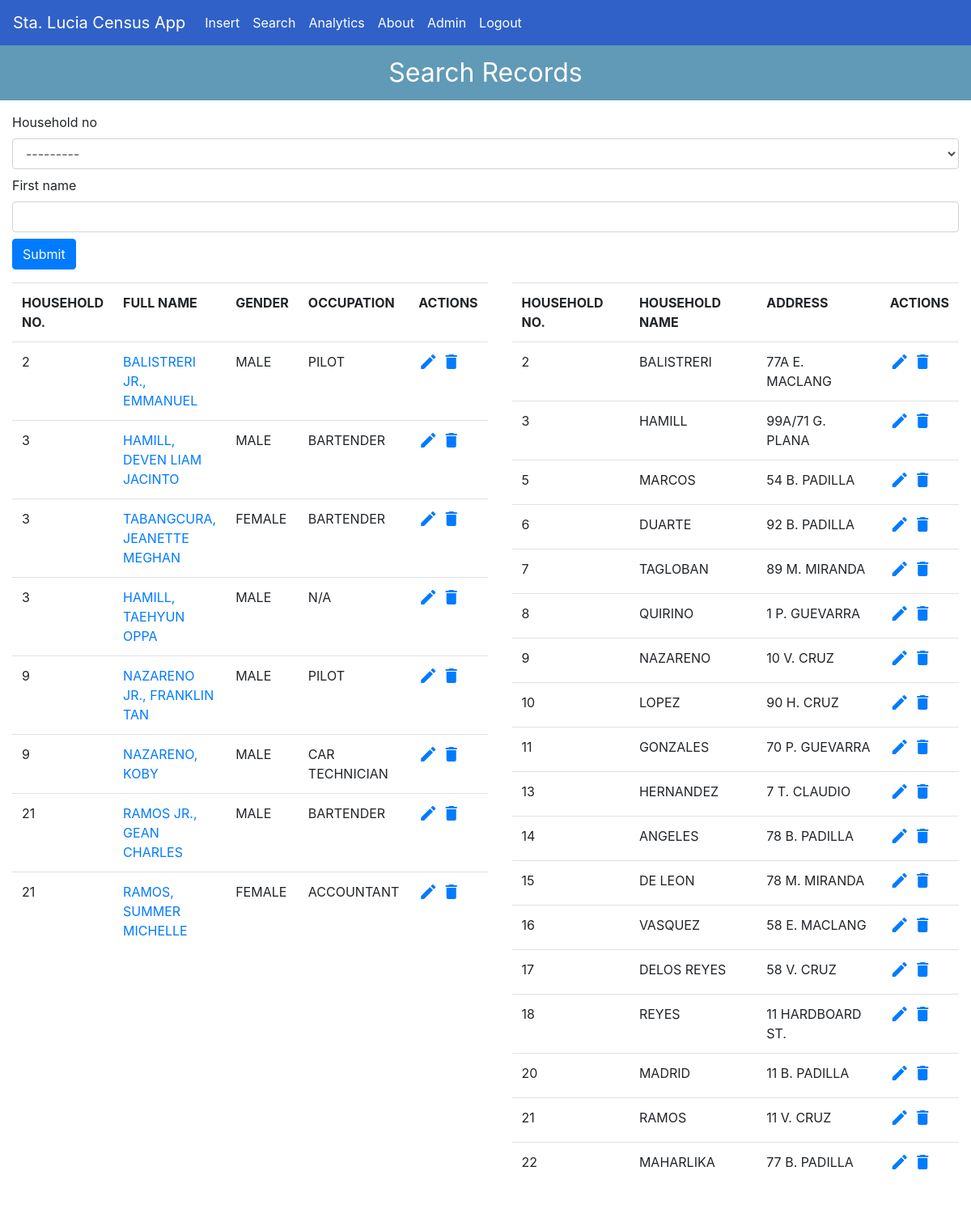
The app's page /search/ (signed in) with its own data.
### forms/models.py (models this page shows, shortened)
class Household(models.Model):
    household_no = models.SmallIntegerField(help_text='Enter household number here.', primary_key=True)
    name = models.CharField(max_length=50, unique=True, help_text='Enter a name for the household.')
    address = models.CharField(max_length=100, help_text='Enter house no. and street no.')  # house no. and street name only
    author = models.ForeignKey(User, on_delete=models.PROTECT, null=True)
    def __str__(self):
        return f'{self.household_no}. {self.name} household'

class Person(models.Model):
    household_no = models.ForeignKey(Household, on_delete=models.CASCADE, help_text='Choose household where person belong to.', null=True)
    full_name = models.CharField(max_length=240, unique=True)  # full name, formatted like so {{Surname} {Extension}, {First Name} {Middle Name}}
    last_name = models.CharField(max_length=128, help_text='Enter surname here.')  # surname
    first_name = models.CharField(max_length=128, help_text='Enter first name here.')  # first name
    middle_name = models.CharField(max_length=64, blank=True, help_text='Enter middle name here, if needed.')  # middle name
    name_extension = models.ForeignKey(NameExtension, on_delete=models.PROTECT, blank=True, help_text='Choose name extension, if needed.', default=5)  # name extensions (Sr., Jr., III, IV, etc.)
    birth_place = models.CharField(max_length=20, help_text='Enter city of birth only.')  # birth place, typically a city
    birth_date = models.DateField()  # birth date
    gender = models.ForeignKey(Gender, on_delete=models.PROTECT, help_text='Choose gender.', null=True)  # gender, male or female
    civil_status = models.ForeignKey(CivilStatus, on_delete=models.PROTECT, help_text='Choose civil status.', null=True)  # married, single, divorced, widowed
    citizenship = models.ForeignKey(Citizenship, on_delete=models.PROTECT, help_text='Choose citizenship.', null=True)  # Filipino or Foreigner
    occupation = models.CharField(max_length=100, help_text='Enter occupation here.')  # job
    author = models.ForeignKey(User, on_delete=models.PROTECT, null=True)

class Gender(models.Model):
    gender = models.CharField(max_length=6)  # gender, male or female
    def __str__(self):
        return self.gender

### forms/views.py (the view)
# urls.py: path('search/', views.search, name='forms-search'),
@login_required
def search(request):
    people = Person.objects.all().order_by('household_no')
    households = Household.objects.all().order_by('household_no')
    search_filter = PersonFilter(request.GET, queryset=people)
    people = search_filter.qs
    context = {
        'title': 'Search',
        'people': people,
        'households': households,
        'search_filter': search_filter
    }
    return render(request, 'forms/search.html', context)

### forms/templates/forms/search.html
{% extends 'forms/base.html' %}
{% load crispy_forms_tags %}
{% block content %}
    <p class="title-header">Search Records</p>
    <div class="container-fluid p-10">
        <div class="pb-3">
            <form method="GET">
                {{ search_filter.form|crispy }}
                <button class="btn btn-primary" type="submit">Submit</button>
            </form>
        </div>
        <div class="row">
            <div class="col-xl" style="width: 100%">
                <table class="table">
                    <tr>
                        <th>HOUSEHOLD NO.</th>
                        <th>FULL NAME</th>
                        <th>GENDER</th>
                        <th>OCCUPATION</th>
                        <th>ACTIONS</th>
                    </tr>
                    {% for person in people %}
                    <tr>
                        <td>{{ person.household_no.household_no }}</td>
                        <td><a href="{% url 'forms-specify' person.id %}">{{ person.full_name }}</a></td>
                        <td>{{ person.gender }}</td>
                        <td>{{ person.occupation }}</td>
                        <td><a href="{% url 'forms-edit-person' person.id %}"><i class="material-icons">edit</i></a> <a href="{% url 'forms-delete-person' person.id %}"><i class="material-icons">delete</i></a></td>
                    </tr>
                {% endfor %}
            </table>
            </div>
            <div class="col-xl" style="width: 100%">
                <table class="table">
                    <tr>
                        <th>HOUSEHOLD NO.</th>
                        <th>HOUSEHOLD NAME</th>
                        <th>ADDRESS</th>
                        <th>ACTIONS</th>
                    </tr>
                    {% for household in households %}
                        <tr>
                            <td>{{ household.household_no }}</td>
                            <td>{{ household.name }}</td>
                            <td>{{ household.address }}</td>
                            <td><a href="{% url 'forms-edit-household' household.household_no %}"><i class="material-icons">edit</i></a> <a href="{% url 'forms-delete-household' household.household_no %}"><i class="material-icons">delete</i></a></td>
                        </tr>
                    {% endfor %}
                </table>
            </div>
        </div>
    </div>
{% endblock %}

### forms/static/forms/main.css (style rules this page uses)
.container-fluid { padding: 15px; }
.form-group { margin-bottom: 0.5rem; }
.title-header { background-color: #609ab6; text-align: center; padding: 10px 0 10px 0; color: white; font-size: 200%; margin: 0; }

### records on screen
Household: household_no "---------", household_no "2", name "BALISTRERI", address "77A E. MACLANG"
Person: household_no.household_no "2", full_name "BALISTRERI JR., EMMANUEL", gender "MALE", occupation "PILOT"
Person: household_no.household_no "3", full_name "HAMILL, DEVEN LIAM JACINTO", gender "MALE", occupation "BARTENDER"
Person: household_no.household_no "3", full_name "TABANGCURA, JEANETTE MEGHAN", gender "FEMALE", occupation "BARTENDER"
Person: household_no.household_no "3", full_name "HAMILL, TAEHYUN OPPA", gender "MALE", occupation "N/A"
Person: household_no.household_no "9", full_name "NAZARENO JR., FRANKLIN TAN", gender "MALE", occupation "PILOT"
Person: household_no.household_no "9", full_name "NAZARENO, KOBY", gender "MALE", occupation "CAR TECHNICIAN"
Person: household_no.household_no "21", full_name "RAMOS JR., GEAN CHARLES", gender "MALE", occupation "BARTENDER"
Person: household_no.household_no "21", full_name "RAMOS, SUMMER MICHELLE", gender "FEMALE", occupation "ACCOUNTANT"
Household: household_no "3", name "HAMILL", address "99A/71 G. PLANA"
Household: household_no "5", name "MARCOS", address "54 B. PADILLA"
Household: household_no "6", name "DUARTE", address "92 B. PADILLA"
Household: household_no "7", name "TAGLOBAN", address "89 M. MIRANDA"
Household: household_no "8", name "QUIRINO", address "1 P. GUEVARRA"
Household: household_no "9", name "NAZARENO", address "10 V. CRUZ"
Household: household_no "10", name "LOPEZ", address "90 H. CRUZ"
Household: household_no "11", name "GONZALES", address "70 P. GUEVARRA"
Household: household_no "13", name "HERNANDEZ", address "7 T. CLAUDIO"
Household: household_no "14", name "ANGELES", address "78 B. PADILLA"
Household: household_no "15", name "DE LEON", address "78 M. MIRANDA"
Household: household_no "16", name "VASQUEZ", address "58 E. MACLANG"
Household: household_no "17", name "DELOS REYES", address "58 V. CRUZ"
Household: household_no "18", name "REYES", address "11 HARDBOARD ST."
Household: household_no "20", name "MADRID", address "11 B. PADILLA"
Household: household_no "21", name "RAMOS", address "11 V. CRUZ"
Household: household_no "22", name "MAHARLIKA", address "77 B. PADILLA"
